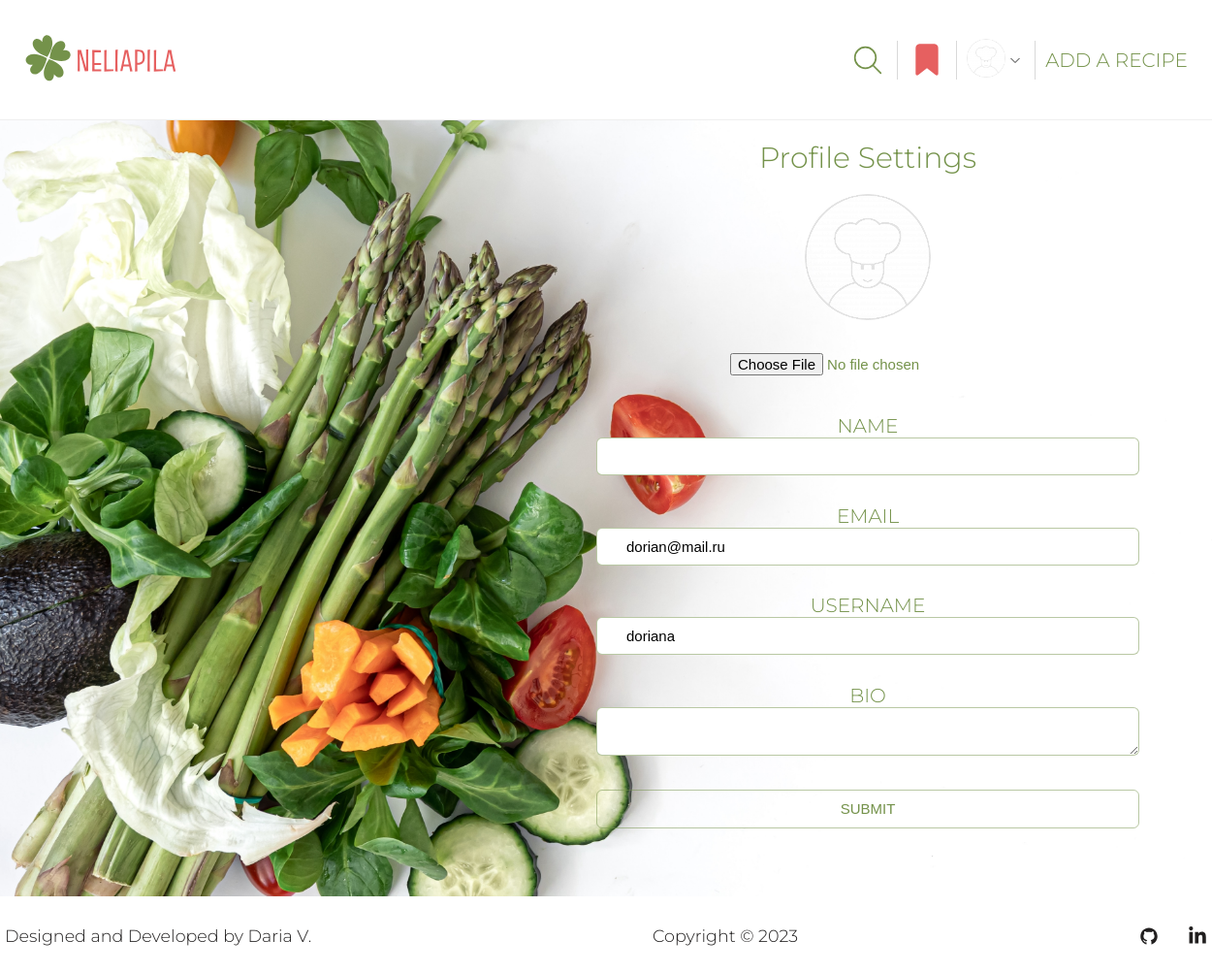
/profile/18/edit (signed in), run on the app's committed database.
### user/models.py (models this page shows, shortened)
class Profile(models.Model):
    user = models.OneToOneField(User, on_delete=models.CASCADE)
    name = models.CharField(max_length=50, null=True, blank=True)
    email = models.EmailField(max_length=500, blank=True, null=True, unique=True)
    username = models.CharField(max_length=50, blank=True, null=True)
    bio = models.TextField(blank=True, null=True)
    image = models.ImageField(upload_to='profiles/', blank=True, null=True, default='profiles/default-profile-pic.png')
    created = models.DateTimeField(auto_now_add=True)

### user/views.py (the view, shortened to what this page needs)
# urls.py: path('profile/<pk>/edit', views.edit_profile, name='edit-profile')
@login_required(login_url='login')
def edit_profile(request, pk):
    profile = Profile.objects.get(user=request.user.pk)
    form = ProfileForm(instance=profile)
    context = {'form': form, 'profile': profile}
    return render(request, 'user/profile-form.html', context)

### user/forms.py (shortened to what this page needs)
class ProfileForm(ModelForm):
    class Meta:
        model = Profile
        exclude = ['user', 'created']
        labels = {'image': ''}
    def __init__(self, *args, **kwargs):
        super().__init__(*args, **kwargs)
        self.fields['image'].widget = forms.FileInput(attrs={'accept': 'image/*'})

### templates/user/profile-form.html (shortened to what this page needs)
{% extends 'base/base.html' %}
{% load static %}
{% block css %}
<link rel="stylesheet" href="{% static 'user/css/profile-settings.css' %}">
{% endblock %}
{% block content %}
<section class="profile-settings">
    <div class="settings container">
        <div class="settings-parts">
            <h1>Profile Settings</h1>
            <div class="profile-image-settings">
                <img src="{{ profile.image.url }}" alt="User`s image">
            </div>
            <div class="settings-form-block">
                <form action="{% url 'edit-profile' user.id %}" class="settings-form" method="POST"
                      enctype="multipart/form-data">
                    <div class="change-profile-pic">
                        {{ form.image }}
                    </div>
                    {% for field in form %}
                    {% if forloop.counter < 5 %}
                    <div class="form-field">
                        <label>{{ field.label }}</label>
                        <p>{{ field }}</p>
                    </div>
                    {% endif %}
                    {% endfor %}
                    <input class="submit btn" type="submit" value="Submit"/>
                </form>
            </div>
        </div>
    </div>
</section>
{% endblock %}

### templates/base/base.html (shortened to what this page needs)
<!DOCTYPE html>
{% load static %}
<html lang="en">
<head>
    <link rel="stylesheet" href="{% static 'base/css/base.css' %}">
    {% block css %}{% endblock %}
</head>
<body>
{% block header %}
<header class="header-menu">
    <div class="header container">
        <div class="header-top">
            <div class="logo">
                <a href="{% url 'home' %}"><img src="{% static 'base/images/neliapila_logo.svg' %}" alt="NELIAPILA"></a>
            </div>
            <div class="right-items-login">
                <button class="search-logo" id="search_logo">
                </button>
                {% if user.is_authenticated %}
                <a class="user-favourites" href="#">
                    {% else %}
                    <a class="user-favourites" href="{% url 'login' %}">
                        {% endif %}
                    </a>
                <div class="user-profile-next-links">
                    {% if user.is_authenticated %}
                    <a href="{% url 'profile' user.id %}">
                        {% else %}
                        <a href="{% url 'login' %}">
                            {% endif %}
                            {% if user.is_authenticated %}
                            <img class="profile-image" src="{{ user.profile.image.url }}" alt="Profile picture">
                            {% endif %}
                        </a>
                    {% if user.is_authenticated %}
                    <button class="arrow-button" id="arrow-button">
                        <svg id="arrow" width="20px" height="20px" viewBox="0 0 24 24" fill="none"
                             xmlns="http://www.w3.org/2000/svg">
                            <path d="M7 10L12 15L17 10" stroke="#000000" stroke-width="1" stroke-linecap="round"
                                  stroke-linejoin="round"/>
                        </svg>
                    </button>
                    {% endif %}
                </div>
                {% if user.is_authenticated %}
                <a class="add-a-recipe right-links" href="{% url 'add-recipe' %}">ADD A RECIPE</a>
                {% else %}
                <a class="add-a-recipe right-links" href="{% url 'login' %}">ADD A RECIPE</a>
                {% endif %}
            </div>
        </div>
    </div>
</header>
{% endblock header %}
<main>
    {% block content %}
    {% endblock content%}
</main>
<footer class="footer-nav">
    <div class="page-footer_wrapper container">
        <div class="footer-designer-name">
            <h3>Designed and Developed by Daria V.</h3>
        </div>
        <div class="footer-copyright">
            <h3>Copyright © 2023</h3>
        </div>
        <div class="footer-body">
            <ul class="footer-icons">
                <li class="social-icon">
                    <a href="https://github.com/dariavarlamovaa" target="_blank"
                       rel="noopener noreferrer">
                    </a>
                </li>
                <li class="social-icon">
                    <a href="https://www.linkedin.com/in/daria-varlamova-091537270/"
                       target="_blank" rel="noopener noreferrer">
                    </a>
                </li>
            </ul>
        </div>
    </div>
</footer>
</body>
</html>

### static/base/css/base.css (style rules this page uses)
html { height: 100%; position: relative; }
body { font-family: 'Montserrat', sans-serif; font-weight: 300; font-size: 20px; color: #211f1f; background-color: #FFFFFF; margin: 0; padding: 0; min-height: 100%; display: flex; flex-direction: column; }
a { text-decoration: none; color: #211f1f; }
h1, h2, h3, p { margin: 0; font-weight: 300; }
li, ul { margin: 0; padding: 0; }
svg { vertical-align: middle; }
form label { text-transform: uppercase; }
input, select, textarea { border-radius: 6px; border: 1px solid rgba(116, 146, 74, 0.5); padding: 10px 30px; box-sizing: border-box; font-size: 15px; outline: none; }
textarea { box-sizing: border-box; border-radius: 6px; border: 1px solid rgba(116, 146, 74, 0.5); }
.container { width: 1240px; margin: 0 auto; position: relative; }
main { flex: 1; }
.header { width: 100%; padding: 0 2%; box-sizing: border-box; font-size: 10px; border-bottom: 1px solid #efefef; }
.header-top { display: flex; align-items: center; justify-content: space-between; padding: 35px 0; box-sizing: border-box; position: relative; }
.logo img { height: 50px; }
.right-links { color: #74924a; font-size: 20px; }
.right-items-login { min-width: 350px; display: flex; flex-direction: row; justify-content: space-between; align-items: center; }
.right-items-login button:nth-child(1), .user-favourites { border-right-width: 1px; border-right-style: solid; border-right-color: rgb(217, 217, 217); padding-right: 10px; border-bottom: 0; border-left: 0; border-top: 0; }
.user-profile-next-links { position: relative; display: flex; flex-direction: row; align-items: center; }
.profile-image { width: 40px; height: 40px; border-radius: 100%; }
.add-a-recipe { border-left-width: 1px; border-left-style: solid; border-left-color: rgb(217, 217, 217); padding-left: 10px; display: flex; align-items: center; height: 40px; }
.arrow-button, .search-logo { background-color: transparent; cursor: pointer; height: 40px; border: none; padding: 0; }
.page-footer_wrapper { display: flex; flex-wrap: wrap; justify-content: space-between; box-sizing: border-box; padding: 20px 0; font-size: 15px; align-items: center; }
.footer-icons { list-style: none; display: flex; gap: 30px; padding: 0; }
.footer-designer-name, .footer-copyright, .footer-body { height: 40px; display: flex; align-items: center; }
.social-icon a { color: #FFF; }
.btn { width: 100%; border: 1px solid rgba(116, 146, 74, 0.5); padding: 10px 30px; box-sizing: border-box; background-color: transparent; border-radius: 6px; color: #74924a; font-weight: 500; min-height: 40px; cursor: pointer; }

### static/user/css/profile-settings.css (style rules this page uses)
.profile-settings { background-image: url("../images/settings-background.jpg"); background-size: cover; background-repeat: no-repeat; }
.settings { min-height: 800px; }
.profile-image-settings img { width: 130px; height: 130px; border-radius: 100%; }
.settings-parts { float: right; text-align: center; min-width: 700px; min-height: 750px; color: #74924a; padding: 20px 70px; box-sizing: border-box; border-radius: 60px; display: flex; flex-direction: column; justify-content: space-between; }
.settings-form { min-height: 500px; display: flex; flex-direction: column; justify-content: space-between; text-align: -webkit-center; }
.settings-form input, .settings-form textarea { font-size: 15px; max-height: 50px; }
.change-profile-pic input { border: none; }
.form-field input, .form-field textarea { width: 100%; }
.submit { text-transform: uppercase; }

### data on the page
Profile: image (placeholder picture), form "dorian@mail.ru" "doriana"

### other printed values
{{ field.label }} "NAME" "EMAIL" "USERNAME" "BIO"
